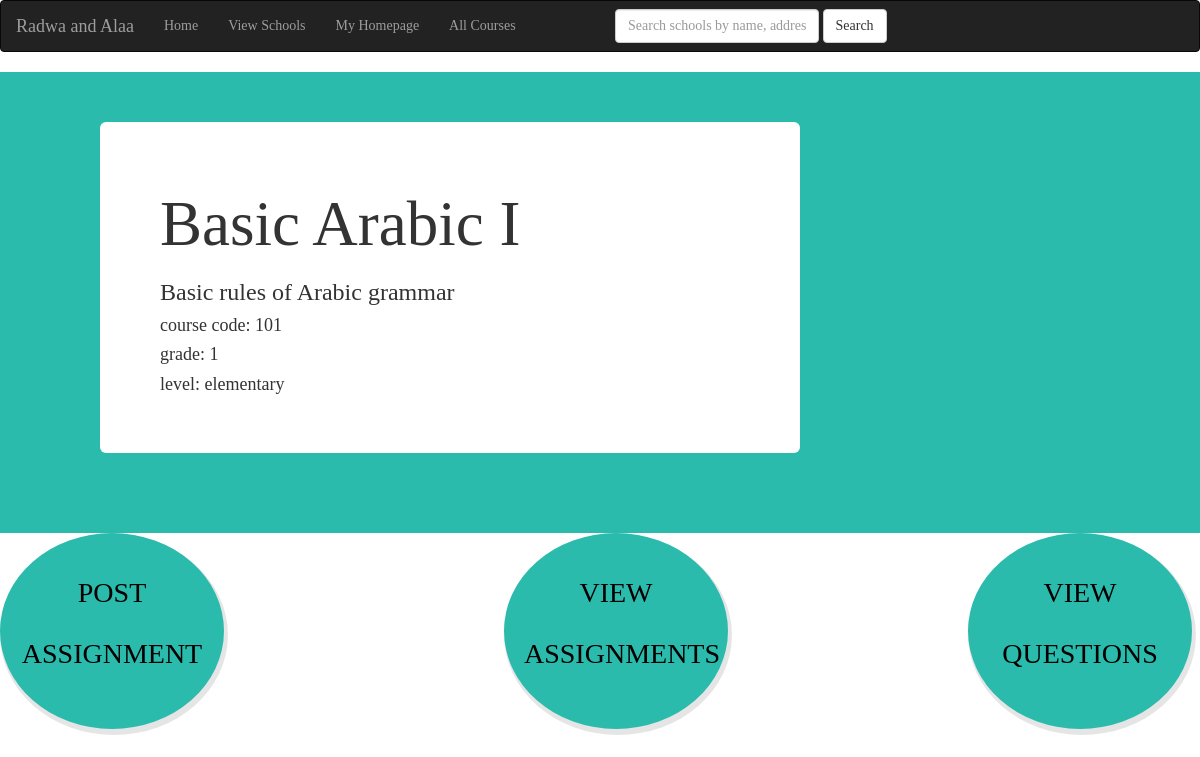
The app's page /website/teacher/course-info.php?code=101 with its own data.
### tables this page shows
CREATE TABLE Courses
	(
		PRIMARY KEY (code),
		code int,
		name varchar(100),
		description varchar(600),
		grade int, 
		level VARCHAR(50), 
		CHECK (level = 'elementary' or level = 'middle' or level = 'high')	
	);

### website/teacher/course-info.php (the view, shortened to what this page needs)
<!DOCTYPE html>
<html>
<link rel="stylesheet" type="text/css" href="../bootstrap.css">
<link rel="stylesheet" type="text/css" href="teacher.css">
<head>
	<head>
	</head>
	<body>
		<?php
		include '../connection-values.php';
		$code = $_GET['code'];
		$teacher_id = $_GET['id'];
		$stmt = mysqli_stmt_init($conn);
		if(!mysqli_stmt_prepare($stmt, 'SELECT * from Courses C WHERE C.code = ?;'))
	{
		print "Failed to prepare statement\n";
	}
	else
	{
		mysqli_stmt_bind_param($stmt, "i", $code);
		mysqli_stmt_execute($stmt);
		$result = mysqli_stmt_get_result($stmt);
		while ($row = mysqli_fetch_array($result, MYSQLI_NUM))
		{
			$name = $row[1];
			$description = $row[2];
			$grade = $row[3];
			$level = $row[4];
		}
	}
		?>
		<nav class="navbar navbar-inverse">
		<div class="container-fluid">
			<div class="navbar-header navbar-brand">
				 Radwa and Alaa
			</div>
			<ul class="nav navbar-nav">
				<li><a href="../index.php">Home</a></li>
				<li><a href="../view-schools.php">View Schools</a></li>
				<?php echo "<li><a href='teacher.php?id=$teacher_id'>My Homepage</a></li>";?>
				<?php echo "<li><a href='teacher-courses.php?id=$teacher_id'>All Courses</a></li>";?>
			</ul>
			<form id = "search-bar"  method = "post" class="navbar-form navbar-right" action = "../search-schools.php">
				<div class="form-group">
					<input  type="text" class="form-control" placeholder="Search schools by name, address or type" name="school">
				</div>
				<button type="submit" class="btn btn-default">Search</button>
			</form>
		</div>
	</nav>
		<div class = "container-custom container-fluid">
		<div class="row">
			<div id = "welcome-panel" class="col-md-7 col-md-offset-1 jumbotron">
				<h1><?php echo $name; ?></h1>
				<h3><?php echo $description; ?></h3>
				<h4>course code: <?php echo $code; ?> </h4>
				<h4>grade: <?php echo $grade; ?> </h4>
				<h4>level: <?php echo $level; ?></h4>
			</div>
		</div>
	</div>
<div class="container">
		<?php
		echo "<a href='post-assignment.php?id=$teacher_id&code=$code&name=$name&grade=$grade' class='btn btn-default my-circle-button2 col-md-4 col-md-offset-2 divider6'><br/>POST<br/><br/>ASSIGNMENT</a>";
		?>
		<?php
		echo "<a href='view-assignments.php?id=$teacher_id&code=$code&student_id=\"\"&grade=\"\"' class='btn btn-default my-circle-button2 col-md-4 col-md-offset-2 divider5'><br/>VIEW<br/><br/>ASSIGNMENTS</a>";
		?>
		<?php
		echo "<a href='view-questions.php?id=$teacher_id&code=$code&q_id=\"\"' class='btn btn-default my-circle-button2 col-md-4 col-md-offset-2 divider4'><br/>VIEW<br/><br/>QUESTIONS</a>";
		?>
		</div>
	</body>
</head>
</html>

### website/teacher/teacher.css (style rules this page uses)
body { font-family: Palatino, "Palatino Linotype", "Palatino LT STD", "Book Antiqua", Georgia, serif; }
.row { padding-top: 50px; padding-bottom: 50px; }
.jumbotron { background-color: white; }
.container-custom { background-color: #2BBBAD; }
#search-bar { width: 50%; margin-right: auto; margin-left: auto; }
.divider4 { position: absolute; bottom: 0px; left: 490px; }
.divider5 { position: absolute; bottom: 0px; left: 250px; }
.divider6 { position: absolute; bottom: 0px; left: -30px; }
.my-circle-button2 { box-shadow: 2px 4px 0 2px rgba(0,0,0,0.1); border: .3em solid #2BBBAD; font-size: 2em; line-height: 1.1em; color: #000000; background-color: #2BBBAD; margin: auto; border-radius: 50%; height: 7em; width: 8em; position: relative; }

### records on screen
courses: name "Basic Arabic I", description "Basic rules of Arabic grammar", grade "1", level "elementary"

### other values on screen
$code "101"
